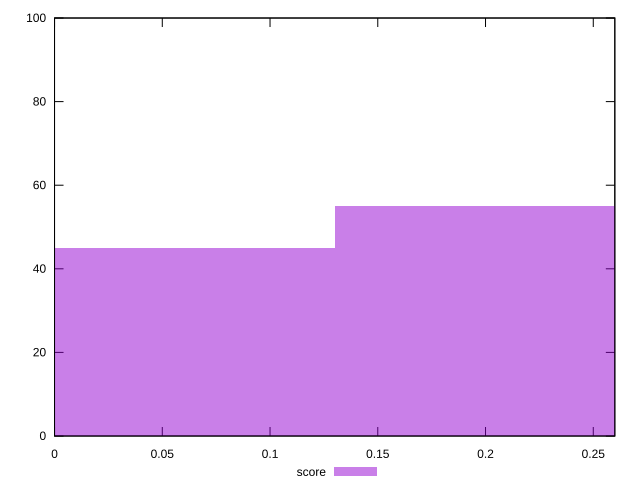

Source code (gnuplot):
reset

$score <<EOF
0 45
0.2603240176915618 55
EOF

set key outside below
set boxwidth 0.2603240176915618
set xrange [0:0.26]
set yrange [0:100]
set trange [0:100]
set style fill transparent solid 0.5 noborder
set terminal svg size 640, 490 enhanced background rgb 'white'
set output "report_00018_2021-02-10T15-25-16.877Z/cumulative-layout-shift/samples/pages+cached+noadtech/score/histogram.svg"

plot $score title "score" with boxes

reset
